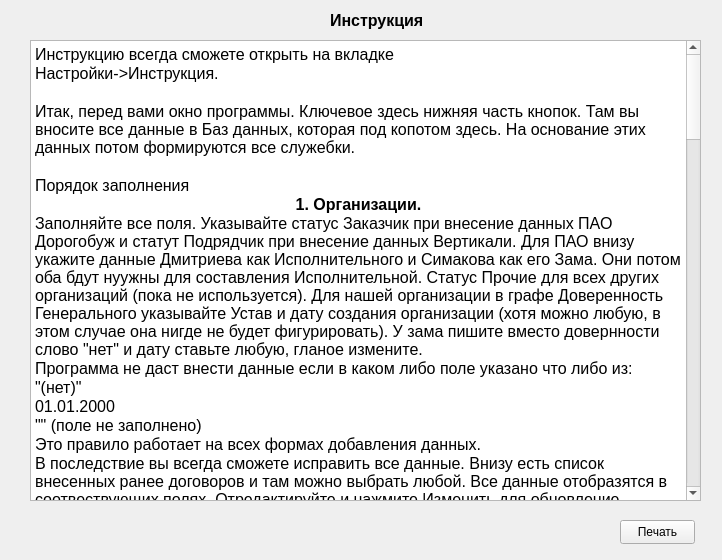
<?xml version="1.0" encoding="UTF-8"?>
<ui version="4.0">
 <class>Form</class>
 <widget class="QWidget" name="Form">
  <property name="geometry">
   <rect>
    <x>0</x>
    <y>0</y>
    <width>722</width>
    <height>560</height>
   </rect>
  </property>
  <property name="windowTitle">
   <string>Form</string>
  </property>
  <widget class="QLabel" name="label">
   <property name="geometry">
    <rect>
     <x>330</x>
     <y>10</y>
     <width>131</width>
     <height>21</height>
    </rect>
   </property>
   <property name="font">
    <font>
     <pointsize>12</pointsize>
     <bold>true</bold>
    </font>
   </property>
   <property name="text">
    <string>Инструкция</string>
   </property>
  </widget>
  <widget class="QTextBrowser" name="textBrowser">
   <property name="geometry">
    <rect>
     <x>30</x>
     <y>40</y>
     <width>671</width>
     <height>461</height>
    </rect>
   </property>
   <property name="font">
    <font>
     <pointsize>12</pointsize>
    </font>
   </property>
   <property name="html">
    <string>&lt;!DOCTYPE HTML PUBLIC &quot;-//W3C//DTD HTML 4.0//EN&quot; &quot;http://www.w3.org/TR/REC-html40/strict.dtd&quot;&gt;
&lt;html&gt;&lt;head&gt;&lt;meta name=&quot;qrichtext&quot; content=&quot;1&quot; /&gt;&lt;meta charset=&quot;utf-8&quot; /&gt;&lt;style type=&quot;text/css&quot;&gt;
p, li { white-space: pre-wrap; }
&lt;/style&gt;&lt;/head&gt;&lt;body style=&quot; font-family:'Segoe UI'; font-size:12pt; font-weight:400; font-style:normal;&quot;&gt;
&lt;p style=&quot; margin-top:0px; margin-bottom:0px; margin-left:0px; margin-right:0px; -qt-block-indent:0; text-indent:0px;&quot;&gt;Инструкцию всегда сможете открыть на вкладке&lt;/p&gt;
&lt;p style=&quot; margin-top:0px; margin-bottom:0px; margin-left:0px; margin-right:0px; -qt-block-indent:0; text-indent:0px;&quot;&gt;Настройки-&amp;gt;Инструкция.&lt;/p&gt;
&lt;p style=&quot;-qt-paragraph-type:empty; margin-top:0px; margin-bottom:0px; margin-left:0px; margin-right:0px; -qt-block-indent:0; text-indent:0px;&quot;&gt;&lt;br /&gt;&lt;/p&gt;
&lt;p style=&quot; margin-top:0px; margin-bottom:0px; margin-left:0px; margin-right:0px; -qt-block-indent:0; text-indent:0px;&quot;&gt;Итак, перед вами окно программы. Ключевое здесь нижняя часть кнопок. Там вы вносите все данные в Баз данных, которая под копотом здесь. На основание этих данных потом формируются все служебки. &lt;/p&gt;
&lt;p style=&quot;-qt-paragraph-type:empty; margin-top:0px; margin-bottom:0px; margin-left:0px; margin-right:0px; -qt-block-indent:0; text-indent:0px;&quot;&gt;&lt;br /&gt;&lt;/p&gt;
&lt;p style=&quot; margin-top:0px; margin-bottom:0px; margin-left:0px; margin-right:0px; -qt-block-indent:0; text-indent:0px;&quot;&gt;Порядок заполнения&lt;/p&gt;
&lt;p align=&quot;center&quot; style=&quot; margin-top:0px; margin-bottom:0px; margin-left:0px; margin-right:0px; -qt-block-indent:0; text-indent:0px;&quot;&gt;&lt;span style=&quot; font-weight:700;&quot;&gt;1. Организации.&lt;/span&gt;&lt;/p&gt;
&lt;p style=&quot; margin-top:0px; margin-bottom:0px; margin-left:0px; margin-right:0px; -qt-block-indent:0; text-indent:0px;&quot;&gt;Заполняйте все поля. Указывайте статус Заказчик при внесение данных ПАО Дорогобуж и статут Подрядчик при внесение данных Вертикали. Для ПАО внизу укажите данные Дмитриева как Исполнительного и Симакова как его Зама. Они потом оба бдут нуужны для составления Исполнительной. Статус Прочие для всех других организаций (пока не используется). Для нашей организации в графе Доверенность Генерального указывайте Устав и дату создания организации (хотя можно любую, в этом случае она нигде не будет фигурировать). У зама пишите вместо довернности слово &amp;quot;нет&amp;quot; и дату ставьте любую, гланое измените.&lt;/p&gt;
&lt;p style=&quot; margin-top:0px; margin-bottom:0px; margin-left:0px; margin-right:0px; -qt-block-indent:0; text-indent:0px;&quot;&gt;Программа не даст внести данные если в каком либо поле указано что либо из: &lt;/p&gt;
&lt;p style=&quot; margin-top:0px; margin-bottom:0px; margin-left:0px; margin-right:0px; -qt-block-indent:0; text-indent:0px;&quot;&gt;&amp;quot;(нет)&amp;quot;&lt;/p&gt;
&lt;p style=&quot; margin-top:0px; margin-bottom:0px; margin-left:0px; margin-right:0px; -qt-block-indent:0; text-indent:0px;&quot;&gt;01.01.2000&lt;/p&gt;
&lt;p style=&quot; margin-top:0px; margin-bottom:0px; margin-left:0px; margin-right:0px; -qt-block-indent:0; text-indent:0px;&quot;&gt;&amp;quot;&amp;quot; (поле не заполнено) &lt;/p&gt;
&lt;p style=&quot; margin-top:0px; margin-bottom:0px; margin-left:0px; margin-right:0px; -qt-block-indent:0; text-indent:0px;&quot;&gt;Это правило работает на всех формах добавления данных. &lt;/p&gt;
&lt;p style=&quot; margin-top:0px; margin-bottom:0px; margin-left:0px; margin-right:0px; -qt-block-indent:0; text-indent:0px;&quot;&gt;В последствие вы всегда сможете исправить все данные. Внизу есть список внесенных ранее договоров и там можно выбрать любой. Все данные отобразятся в соотвествующих полях. Отредактируйте и нажмите Изменить для обновление данных. Или нажмите удалить, если запись более не актуальна.&lt;/p&gt;
&lt;p align=&quot;center&quot; style=&quot; margin-top:0px; margin-bottom:0px; margin-left:0px; margin-right:0px; -qt-block-indent:0; text-indent:0px;&quot;&gt;&lt;span style=&quot; font-weight:700;&quot;&gt;2. Договор. &lt;/span&gt;&lt;/p&gt;
&lt;p style=&quot; margin-top:0px; margin-bottom:0px; margin-left:0px; margin-right:0px; -qt-block-indent:0; text-indent:0px;&quot;&gt;Заполняйте все поля. Затем нажмите кнопку Добавить доки. Перед вами откроется меню для сохрания всей документации на компе. &lt;/p&gt;
&lt;p style=&quot; margin-top:0px; margin-bottom:0px; margin-left:0px; margin-right:0px; -qt-block-indent:0; text-indent:0px;&quot;&gt;Нажимайте любой пункт меню, затем сканируйте по порядку данную документация. Проверьте, чтоб в папке сканы не было других файлов, потому что программа соберет все имеющиеся там файлы в один. Затем нажимайте ОК и в папке договора появится собранная данная документация. После этого заполняйте так и все остальные.&lt;/p&gt;
&lt;p style=&quot; margin-top:0px; margin-bottom:0px; margin-left:0px; margin-right:0px; -qt-block-indent:0; text-indent:0px;&quot;&gt;По кнопке Меню вы сможете легко и просто в любой момент открыть нужные документы, если они были отсканированы до этого. В последствие вы так же сможете отредактирвать данные или отсканировать документацию повторно.&lt;/p&gt;
&lt;p align=&quot;center&quot; style=&quot; margin-top:0px; margin-bottom:0px; margin-left:0px; margin-right:0px; -qt-block-indent:0; text-indent:0px;&quot;&gt;&lt;span style=&quot; font-weight:700;&quot;&gt;3. Боссы&lt;/span&gt;&lt;/p&gt;
&lt;p style=&quot; margin-top:0px; margin-bottom:0px; margin-left:0px; margin-right:0px; -qt-block-indent:0; text-indent:0px;&quot;&gt;Сюда указывайте всех боссов - и боссов заказчика и подрядчика. Всех, чьи данные вам потом пригодятся для работы. Это что то типо записной книжки. Добавьте данные нашего бухгалтера тоже. Если какое то поле не можете заполнить, то пишите &amp;quot;нет&amp;quot; или меняйте дату хотя бы на один день. В последствие все сможете изменить&lt;/p&gt;
&lt;p align=&quot;center&quot; style=&quot; margin-top:0px; margin-bottom:0px; margin-left:0px; margin-right:0px; -qt-block-indent:0; text-indent:0px;&quot;&gt;&lt;span style=&quot; font-weight:700;&quot;&gt;4. Автомобили.&lt;/span&gt;&lt;/p&gt;
&lt;p style=&quot; margin-top:0px; margin-bottom:0px; margin-left:0px; margin-right:0px; -qt-block-indent:0; text-indent:0px;&quot;&gt;Укажите нашу газель. В последствие здесь указывайте все въезжающие машины для формирование служебки на выдачу разового пропуска.&lt;/p&gt;
&lt;p align=&quot;center&quot; style=&quot; margin-top:0px; margin-bottom:0px; margin-left:0px; margin-right:0px; -qt-block-indent:0; text-indent:0px;&quot;&gt;&lt;span style=&quot; font-weight:700;&quot;&gt;5. Сотрудники&lt;/span&gt;&lt;/p&gt;
&lt;p style=&quot; margin-top:0px; margin-bottom:0px; margin-left:0px; margin-right:0px; -qt-block-indent:0; text-indent:0px;&quot;&gt;Заполняйте все поля. Добавьте данные по вакцинации. В зависимости от типа будут активны соответсвующие позиции. Программа так же проверяет, что б между датами вакцинации было больше 21 дня и чтою прививки были не старше 1 года, а сертификат не старше 6 мес. &lt;/p&gt;
&lt;p style=&quot; margin-top:0px; margin-bottom:0px; margin-left:0px; margin-right:0px; -qt-block-indent:0; text-indent:0px;&quot;&gt;Так же можете сразу отсканирвать все документы рабочего для бухгалтера и отправить данные ему на пч.  Для этого нажмите кнопку Отсканировать и поочереди следуя сообщениям отканирйте. Затем нажмите кнопку Добавить. После этого появится сообщение с предложением отправить данные Бухгалтеру. Нажмите ок и выберите почту бухгалтера в списке.&lt;/p&gt;
&lt;p align=&quot;center&quot; style=&quot; margin-top:0px; margin-bottom:0px; margin-left:0px; margin-right:0px; -qt-block-indent:0; text-indent:0px;&quot;&gt;&lt;span style=&quot; font-weight:700;&quot;&gt;6. Прораб&lt;/span&gt;&lt;/p&gt;
&lt;p style=&quot; margin-top:0px; margin-bottom:0px; margin-left:0px; margin-right:0px; -qt-block-indent:0; text-indent:0px;&quot;&gt;Добавьте всех прорабов по аналогии с Сотрудниками. Если какие то данные вам не известны, то пишите &amp;quot;нет&amp;quot;, но это потом усложнит вам работу, поэтому лучше заморочится и все найти.&lt;/p&gt;
&lt;p style=&quot; margin-top:0px; margin-bottom:0px; margin-left:0px; margin-right:0px; -qt-block-indent:0; text-indent:0px;&quot;&gt;Так же после добавление данных программа предложит Отправить их бухгалтеру.&lt;/p&gt;
&lt;p style=&quot; margin-top:0px; margin-bottom:0px; margin-left:0px; margin-right:0px; -qt-block-indent:0; text-indent:0px;&quot;&gt;7. Водители.&lt;/p&gt;
&lt;p style=&quot; margin-top:0px; margin-bottom:0px; margin-left:0px; margin-right:0px; -qt-block-indent:0; text-indent:0px;&quot;&gt;Для формирование слуужебки на выдачу разового пропуска стороннему авто укажите здесь данные водителя. В графе Паспорт пишите полностью все данные: кем когда и где выдан.&lt;/p&gt;
&lt;p style=&quot; margin-top:0px; margin-bottom:0px; margin-left:0px; margin-right:0px; -qt-block-indent:0; text-indent:0px;&quot;&gt;&lt;span style=&quot; font-weight:700; font-style:italic;&quot;&gt; Итак поздравлю, вы добавили все данные&lt;/span&gt;. &lt;/p&gt;
&lt;p style=&quot; margin-top:0px; margin-bottom:0px; margin-left:0px; margin-right:0px; -qt-block-indent:0; text-indent:0px;&quot;&gt;Теперь вы можете формировать служебки автоматически.&lt;/p&gt;
&lt;p style=&quot; margin-top:0px; margin-bottom:0px; margin-left:0px; margin-right:0px; -qt-block-indent:0; text-indent:0px;&quot;&gt;Выберите например первый вид - &lt;span style=&quot; font-weight:700;&quot;&gt;Пропуск на выходные дни.&lt;/span&gt;&lt;/p&gt;
&lt;p style=&quot; margin-top:0px; margin-bottom:0px; margin-left:0px; margin-right:0px; -qt-block-indent:0; text-indent:0px;&quot;&gt;Укажите день недели, укажите сотрудников и прорабов, кого хотите включить, укажите объект и нажмите ОК. Перед вами откроется готовая служебка. Проверьте орфографию в тексте, потому что название объекта и вид работ может не подставиться в нужном виде. Проверьте, чтобы подписи были на одной странице. Если это не так, то просто растените/сажмите строки, добавте пробелы, в общем сделайте так, чтоб были на одной и с хотя бы одной строчкой из таблицы.&lt;/p&gt;
&lt;p style=&quot; margin-top:0px; margin-bottom:0px; margin-left:0px; margin-right:0px; -qt-block-indent:0; text-indent:0px;&quot;&gt;Если вы работаете в какие то другие дни недели, то укажите Другой день и укажите интервал. Если работаете всего один день, то укажите один и тот же день два раза.&lt;/p&gt;
&lt;p style=&quot; margin-top:0px; margin-bottom:0px; margin-left:0px; margin-right:0px; -qt-block-indent:0; text-indent:0px;&quot;&gt;По аналогии формируется и служебка на продление пропусков. Так же к этой служебки прикладывается вакцинация. Она формируется автоматически, только в итоговом документе программа не прорисовывает границы. (&lt;span style=&quot; font-style:italic;&quot;&gt;исправление этого ждите в следующей версии&lt;/span&gt;). Для создание границ нажмите на квадратик слева вверху таблицы и выделите всю. Затем ПКМ выберите Границы и укажите там нужный тип. Повторите эту процедуру со всеми таблицами. &lt;/p&gt;
&lt;p style=&quot; margin-top:0px; margin-bottom:0px; margin-left:0px; margin-right:0px; -qt-block-indent:0; text-indent:0px;&quot;&gt;Если все ок, то нажимайте Файл-&amp;gt;Печать.&lt;/p&gt;
&lt;p style=&quot; margin-top:0px; margin-bottom:0px; margin-left:0px; margin-right:0px; -qt-block-indent:0; text-indent:0px;&quot;&gt;Остальные служебки делаются по аналогии, указывайте все значения, проверяйте правильность итогой служебки, редактируйте при необходимости и печатайте.&lt;/p&gt;
&lt;p style=&quot; margin-top:0px; margin-bottom:0px; margin-left:0px; margin-right:0px; -qt-block-indent:0; text-indent:0px;&quot;&gt;&lt;span style=&quot; font-weight:700;&quot;&gt;Заявка на деньги&lt;/span&gt;&lt;/p&gt;
&lt;p style=&quot; margin-top:0px; margin-bottom:0px; margin-left:0px; margin-right:0px; -qt-block-indent:0; text-indent:0px;&quot;&gt;укажите от кого служебка, на чью карту прислать, на какие цели. Программа проверяет, что б сумма по суточным и на подотчет была не меньше, чем итоговая. А если вы не дописали ничего ниже в поле, то значит она должна быть равна этой сумме..&lt;/p&gt;
&lt;p style=&quot; margin-top:0px; margin-bottom:0px; margin-left:0px; margin-right:0px; -qt-block-indent:0; text-indent:0px;&quot;&gt;&lt;span style=&quot; font-weight:700;&quot;&gt;Чек&lt;/span&gt;&lt;/p&gt;
&lt;p style=&quot; margin-top:0px; margin-bottom:0px; margin-left:0px; margin-right:0px; -qt-block-indent:0; text-indent:0px;&quot;&gt;Заполните данные, кратко напишите, что было в чеке, отсканируйте и прикрепите файл со сканом чека сразу. Программа автоматически формирует &lt;span style=&quot; font-style:italic;&quot;&gt;авансовый отчек.&lt;/span&gt; Нажмите кнопку Отчет и программа откроет вам соответствующий файл. &lt;/p&gt;
&lt;p style=&quot; margin-top:0px; margin-bottom:0px; margin-left:0px; margin-right:0px; -qt-block-indent:0; text-indent:0px;&quot;&gt;&lt;span style=&quot; font-weight:700;&quot;&gt;Материалы&lt;/span&gt;&lt;/p&gt;
&lt;p style=&quot; margin-top:0px; margin-bottom:0px; margin-left:0px; margin-right:0px; -qt-block-indent:0; text-indent:0px;&quot;&gt;Программа так же ведет учет материалов. Это будет нужно для формирования исполнительных. Пока эти данные нигде не используются.&lt;/p&gt;
&lt;p style=&quot; margin-top:0px; margin-bottom:0px; margin-left:0px; margin-right:0px; -qt-block-indent:0; text-indent:0px;&quot;&gt;&lt;span style=&quot; font-weight:700;&quot;&gt;Сканер&lt;/span&gt;&lt;/p&gt;
&lt;p style=&quot; margin-top:0px; margin-bottom:0px; margin-left:0px; margin-right:0px; -qt-block-indent:0; text-indent:0px;&quot;&gt;Здесь вы сможете отсканировать и отправить служебки&lt;/p&gt;
&lt;p style=&quot; margin-top:0px; margin-bottom:0px; margin-left:0px; margin-right:0px; -qt-block-indent:0; text-indent:0px;&quot;&gt;Отсканируйте ковидный журнал, нажмите на эту кнопку, выберите Ковид. Затем выберите на какую почту отправить и отправляйте.&lt;/p&gt;
&lt;p style=&quot; margin-top:0px; margin-bottom:0px; margin-left:0px; margin-right:0px; -qt-block-indent:0; text-indent:0px;&quot;&gt;Если вам нужно отправить служебку, то отсканируйте ее полность, нажмите кнопку Служебки, программа сама соберет все файлы в один. Выберите почту, напишите тему и текст письма. Программа сама отроет файл - проверьте правильность. Если все гуд - отправляйте.&lt;/p&gt;
&lt;p align=&quot;center&quot; style=&quot; margin-top:0px; margin-bottom:0px; margin-left:0px; margin-right:0px; -qt-block-indent:0; text-indent:0px;&quot;&gt;&lt;span style=&quot; font-weight:700;&quot;&gt;Быстрые действия&lt;/span&gt;&lt;/p&gt;
&lt;p style=&quot; margin-top:0px; margin-bottom:0px; margin-left:0px; margin-right:0px; -qt-block-indent:0; text-indent:0px;&quot;&gt;Справа расположены кнопки распечатки бланков и прочего такого. По порядку о каждой&lt;/p&gt;
&lt;p style=&quot; margin-top:0px; margin-bottom:0px; margin-left:0px; margin-right:0px; -qt-block-indent:0; text-indent:0px;&quot;&gt;&lt;span style=&quot; font-weight:700;&quot;&gt;1. Накладная&lt;/span&gt;&lt;/p&gt;
&lt;p style=&quot; margin-top:0px; margin-bottom:0px; margin-left:0px; margin-right:0px; -qt-block-indent:0; text-indent:0px;&quot;&gt;Здесь все просто. Сначала вводите число копий, потом нажимаете ОК и ждете пока он их напечатает. Да, печатать будет немного подтупливая. Со временем может придумаю как исправить&lt;/p&gt;
&lt;p style=&quot; margin-top:0px; margin-bottom:0px; margin-left:0px; margin-right:0px; -qt-block-indent:0; text-indent:0px;&quot;&gt;&lt;span style=&quot; font-weight:700;&quot;&gt;2. Табель.&lt;/span&gt;&lt;/p&gt;
&lt;p style=&quot; margin-top:0px; margin-bottom:0px; margin-left:0px; margin-right:0px; -qt-block-indent:0; text-indent:0px;&quot;&gt;Выбираете месяц и программа создает табель на этот месяц. В него она уже впечатывает всех внесенных работников.&lt;/p&gt;
&lt;p style=&quot; margin-top:0px; margin-bottom:0px; margin-left:0px; margin-right:0px; -qt-block-indent:0; text-indent:0px;&quot;&gt;&lt;span style=&quot; font-weight:700;&quot;&gt;3. Довереность&lt;/span&gt;&lt;/p&gt;
&lt;p style=&quot; margin-top:0px; margin-bottom:0px; margin-left:0px; margin-right:0px; -qt-block-indent:0; text-indent:0px;&quot;&gt;По аналогии с Накладной&lt;/p&gt;
&lt;p style=&quot; margin-top:0px; margin-bottom:0px; margin-left:0px; margin-right:0px; -qt-block-indent:0; text-indent:0px;&quot;&gt;&lt;span style=&quot; font-weight:700;&quot;&gt;4. Блокнот.&lt;/span&gt;&lt;/p&gt;
&lt;p style=&quot; margin-top:0px; margin-bottom:0px; margin-left:0px; margin-right:0px; -qt-block-indent:0; text-indent:0px;&quot;&gt;Просто длля личных записей. Вниз указана галочка сохранять или нет запись. &lt;/p&gt;
&lt;p style=&quot; margin-top:0px; margin-bottom:0px; margin-left:0px; margin-right:0px; -qt-block-indent:0; text-indent:0px;&quot;&gt;&lt;span style=&quot; font-weight:700;&quot;&gt;5. Сайты&lt;/span&gt;&lt;/p&gt;
&lt;p style=&quot; margin-top:0px; margin-bottom:0px; margin-left:0px; margin-right:0px; -qt-block-indent:0; text-indent:0px;&quot;&gt;Здесь можете как в закладки добавлять сайты, например радио и запускать их по нажатию одной кнопки.&lt;/p&gt;
&lt;p style=&quot; margin-top:0px; margin-bottom:0px; margin-left:0px; margin-right:0px; -qt-block-indent:0; text-indent:0px;&quot;&gt;&lt;span style=&quot; font-weight:700;&quot;&gt;6. Бланк&lt;/span&gt;&lt;/p&gt;
&lt;p style=&quot; margin-top:0px; margin-bottom:0px; margin-left:0px; margin-right:0px; -qt-block-indent:0; text-indent:0px;&quot;&gt;Открывает пустой бланк оганизации&lt;/p&gt;
&lt;p style=&quot;-qt-paragraph-type:empty; margin-top:0px; margin-bottom:0px; margin-left:0px; margin-right:0px; -qt-block-indent:0; text-indent:0px;&quot;&gt;&lt;br /&gt;&lt;/p&gt;
&lt;p style=&quot; margin-top:0px; margin-bottom:0px; margin-left:0px; margin-right:0px; -qt-block-indent:0; text-indent:0px;&quot;&gt;&lt;span style=&quot; font-style:italic;&quot;&gt;Модуль ТБ и Исполнительная в процессе. Можете попробовать их открыть ради интереса, скоро будет одновление.&lt;/span&gt;&lt;/p&gt;&lt;/body&gt;&lt;/html&gt;</string>
   </property>
  </widget>
  <widget class="QPushButton" name="b_print">
   <property name="geometry">
    <rect>
     <x>620</x>
     <y>520</y>
     <width>75</width>
     <height>24</height>
    </rect>
   </property>
   <property name="text">
    <string>Печать</string>
   </property>
  </widget>
 </widget>
 <resources/>
 <connections/>
</ui>
